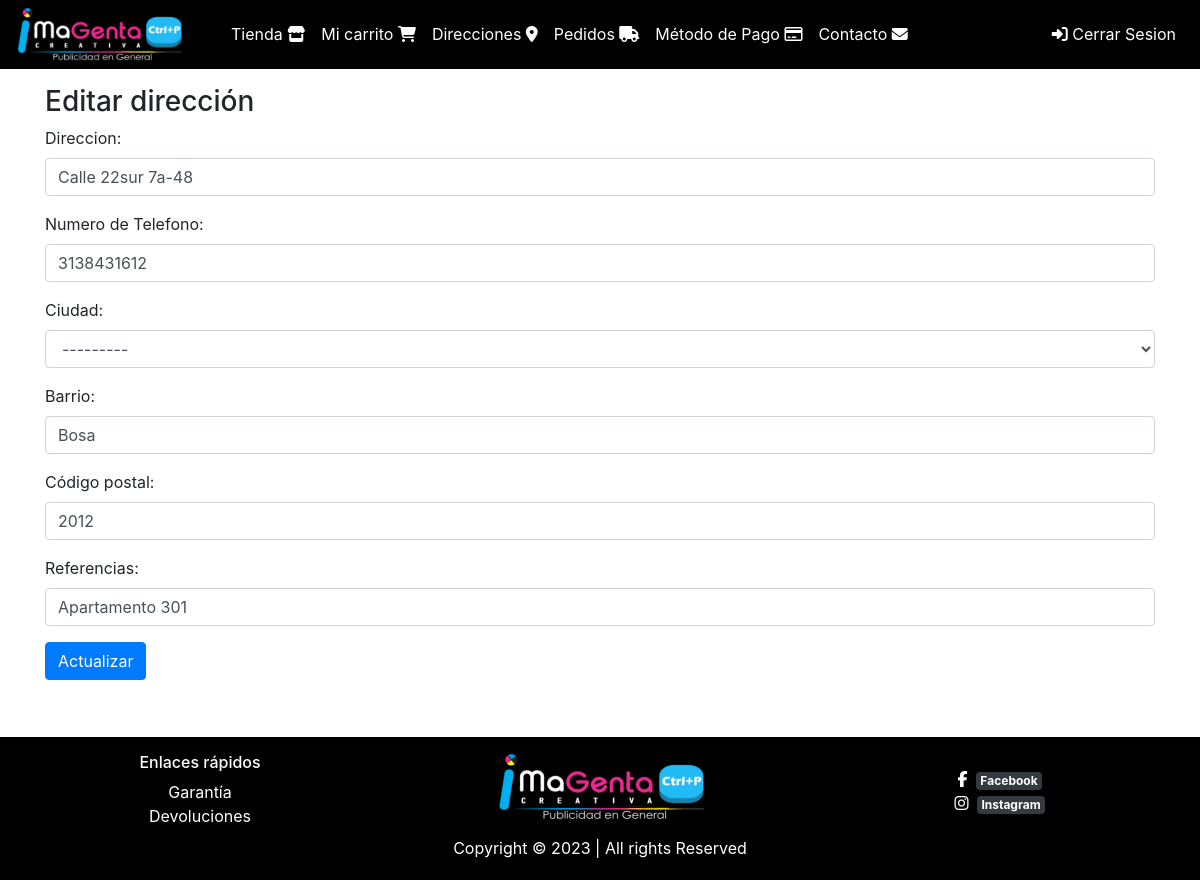
/direcciones/editar/6 (signed in), run on the app's committed database.
### shipping_addresses/models.py (models this page shows, shortened)
class ShippingAddress(models.Model):
    user = models.ForeignKey(User, null=False, blank=False, on_delete=models.CASCADE)
    line1 = models.CharField(max_length=200)
    line2 = models.IntegerField(max_length=200, blank=True)
    OPCIONES_CHOICES = (
        ('Armenia', 'Armenia'),
        ('Barrancabermeja', 'Barrancabermeja'),
        ('Barranquilla', 'Barranquilla'),
        ('Bogotá', 'Bogotá'),
        ('Bucaramanga', 'Bucaramanga'),
        ('Buga', 'Buga'),
        ('Cali', 'Cali'),
        ('Chía', 'Chía'),
        ('Cúcuta', 'Cúcuta'),
        ('Duitama', 'Duitama'),
        ('Girardot', 'Girardot'),
        ('Honda', 'Honda'),
        ('Ibagué', 'Ibagué'),
        ('Ipiales', 'Ipiales'),
        ('Jamundí', 'Jamundí'),
        ('Leticia', 'Leticia'),
        ('Manizales', 'Manizales'),
        ('Mariquita', 'Mariquita'),
        ('Medellín', 'Medellín'),
        ('Mompox', 'Mompox'),
        ('Montería', 'Montería'),
        ('Murillo', 'Murillo'),
        ('Neiva', 'Neiva'),
        ('Pasto', 'Pasto'),
        ('Pereira', 'Pereira'),
        ('San Andrés', 'San Andrés'),
        ('Santa Marta', 'Santa Marta'),
        ('Valledupar', 'Valledupar'),
        ('Barranquila', 'Barranquila'),
        ('Villavicencio', 'Villavicencio'),
        ('Zipaquirá', 'Zipaquirá'),
    )
    city = models.CharField(max_length=50, choices=OPCIONES_CHOICES)
    state = models.CharField(max_length=100)
    reference = models.CharField(max_length=300)
    postal_code = models.IntegerField(max_length=6, null=False, blank=False) #zip
    default = models.BooleanField(default=False)
    created_at = models.DateTimeField(auto_now_add=True)

### shipping_addresses/views.py (the view, shortened to what this page needs)
# urls.py: path('editar/<int:pk>', views.ShippingAddressUpdateView.as_view(), name='update'),
class ShippingAddressUpdateView(LoginRequiredMixin, SuccessMessageMixin, UpdateView):
    login_url = 'login'
    model = ShippingAddress
    form_class = ShippingAddressForm
    template_name = 'shipping_addresses/update.html'
    success_message = 'Dirección actualizada exitosamente'
    def dispatch(self, request, *args, **kwargs):
        if request.user.id != self.get_object().user_id:
            return redirect('carts:cart')
        return super(ShippingAddressUpdateView, self).dispatch(request, *args, **kwargs)

### shipping_addresses/templates/shipping_addresses/update.html
{% extends 'base.html' %}
{% block content %}
  <div class="col">
    <div class="h3">
      Editar dirección
    </div>
    <div class="">
      {% include 'shipping_addresses/snippets/form.html' with message='Actualizar' %}
    </div>
  </div>
{% endblock %}

### shipping_addresses/templates/shipping_addresses/snippets/form.html (shortened to what this page needs)
<div class="mb-5">
  <form method="post">
    {% for field in form %}
      <div class="form-group">
        {{ field.label_tag }}
        {{ field }}
      </div>
    {% endfor %}
    <button type="submit" class="btn btn-primary">{{ message }}</button>
  </form>
</div>

### static/css/hola.css (style rules this page uses)
body { position: relative; padding-bottom: 8em; min-height: 100vh; }

### data on the page
ShippingAddress: form "Calle 22sur 7a-48" "3138431612" "---------" "Bosa" "2012" "Apartamento 301"

### other printed values
{{ field.label_tag }} "Direccion:" "Numero de Telefono:" "Ciudad:" "Barrio:" "Código postal:" "Referencias:"
{{ message }} "Actualizar"
